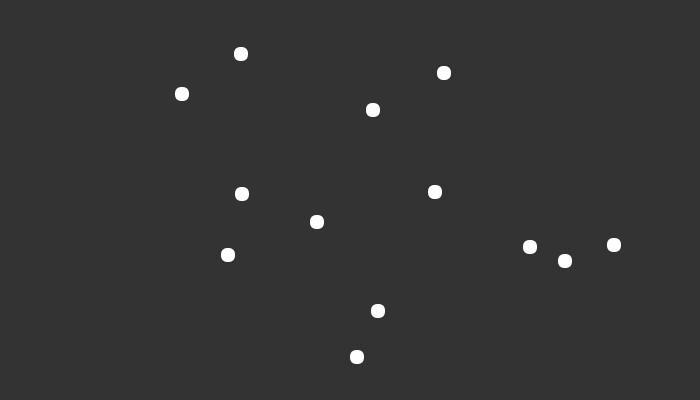
#> input picture data/train/hutago/seiza_20170909_130053.png, 700 x 400 px; its folder holds 3 pictures in this run
$ python seiza_makedata.py
#> lines starting #> are read from the running program, lines starting #| are printed output that depends on the picture
from PIL import Image
import os, glob
import numpy as np
import random, math

# 分類対象のカテゴリを選ぶ
root_dir = "./data/train/"
categories = [
    "ohituzi", "ousi", "hutago", "kani", "sisi", "otome",
    "tenbin", "sasori", "ite", "yagi", "mizugame", "uo"]
nb_classes = len(categories)
image_size = 50

# 画像データを読み込む
X = [] # 画像データ
Y = [] # ラベルデータ

def add_sample(cat, fname, is_train):
    img = Image.open(fname)
    img = img.convert("RGB") # カラーモードの変更
    img = img.resize((image_size, image_size)) # 画像サイズの変更
    data = np.asarray(img)
    X.append(data)
    Y.append(cat)
    if not is_train: return
    # 角度を変えたデータを追加
    # 少しずつ回転する
    for ang in range(-20, 20, 5):
        img2 = img.rotate(ang)
        data = np.asarray(img2)
        X.append(data)
        Y.append(cat)

def make_sample(files, is_train):
    global X, Y
    X = []; Y = []
    for cat, fname in files:
        add_sample(cat, fname, is_train)
    return np.array(X), np.array(Y)

# ディレクトリごとに分けられたファイルを収集する
allfiles = []
for idx, cat in enumerate(categories):
    image_dir = root_dir + "/" + cat
    files = glob.glob(image_dir + "/*")
    for f in files:
        allfiles.append((idx, f))
#> pass 2 of the loop `for idx, cat in enumerate(categories):`:

# シャッフルして学習データとテストデータに分ける
random.shuffle(allfiles)
th = math.floor(len(allfiles) * 0.6)
train = allfiles[0:th]
test  = allfiles[th:]
X_train, y_train = make_sample(train, True)
#> in add_sample, img is the input picture: PIL image 700x400 RGBA; mean R, G, B, A 52.5, 52.5, 52.5, 255
#> in add_sample, `img = img.resize((image_size, image_size))`:
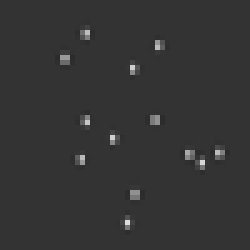
#> img: PIL image 50x50 RGB (shown 5 times larger); min 43, max 220, mean 52.5
#> the loop in add_sample, `for ang in range(-20, 20, 5):` made 8 passes
#> pass 1, in add_sample, `img2 = img.rotate(ang)`:
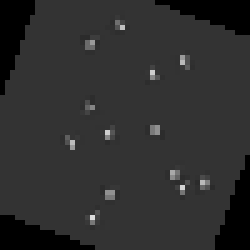
#> img2: PIL image 50x50 RGB (shown 5 times larger); min 0, max 220, mean 46.2
#> pass 2, in add_sample, `img2 = img.rotate(ang)`:
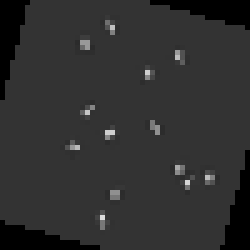
#> img2: PIL image 50x50 RGB (shown 5 times larger); min 0, max 220, mean 47.5
#> pass 3, in add_sample, `img2 = img.rotate(ang)`:
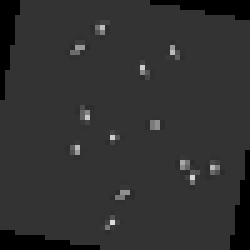
#> img2: PIL image 50x50 RGB (shown 5 times larger); min 0, max 220, mean 48.8
#> after the loop in add_sample, `for ang in range(-20, 20, 5):`: X = 9 items; Y = [2, 2, 2, 2, 2, 2, 2, 2, 2]
#> pass 2 of the loop in make_sample, `for cat, fname in files:`:
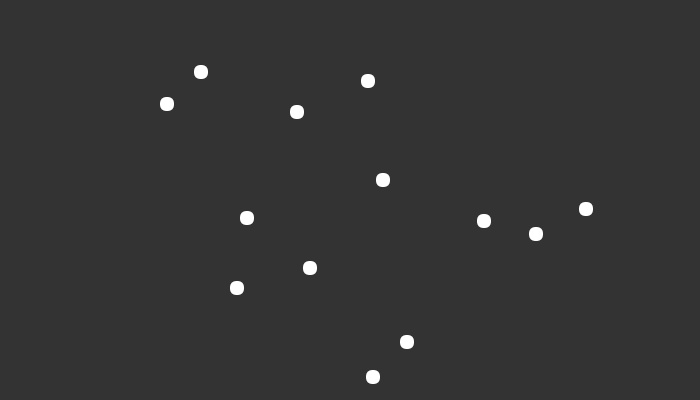
#> input picture data/train/hutago/seiza_20170909_130037.png, 700 x 400 px
#> in add_sample, img is the input picture: PIL image 700x400 RGBA; mean R, G, B, A 52.5, 52.5, 52.5, 255
#> after the loop in add_sample (call 2), `for ang in range(-20, 20, 5):`: X = 18 items; Y = [2, 2, 2, 2, 2, 2, 2, 2, 2, 2, 2, 2, 2, 2, 2, 2, 2, 2]
#> y_train = 18 values from 2 to 2
X_test, y_test = make_sample(test, False)
#> call 3 of add_sample, with cat = 2, is_train = False
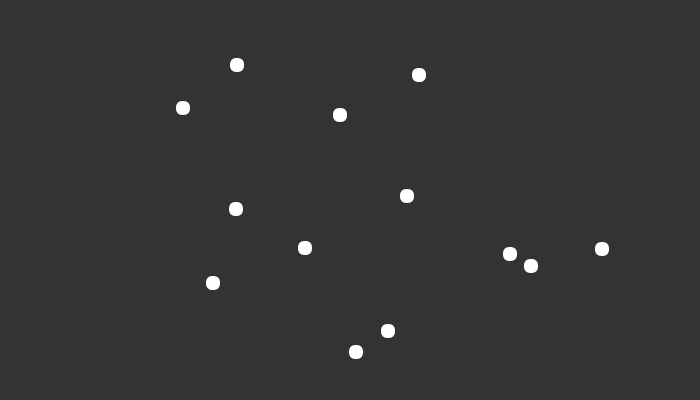
#> input picture data/train/hutago/seiza_20170909_130044.png, 700 x 400 px
#> in add_sample, img is the input picture: PIL image 700x400 RGBA; mean R, G, B, A 52.5, 52.5, 52.5, 255
#> in add_sample (call 3), `img = img.resize((image_size, image_size))`:
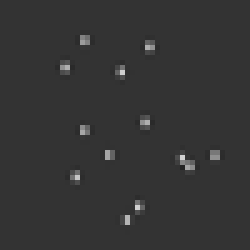
#> img: PIL image 50x50 RGB (shown 5 times larger); min 37, max 211, mean 52.5
#> pass 2 of the loop in make_sample, `for cat, fname in files:`:
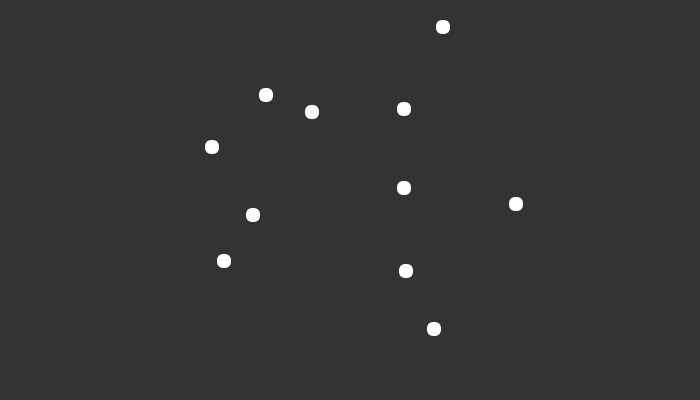
#> input picture data/train/ite/seiza_20170909_161826.png, 700 x 400 px
#> in add_sample, img is the input picture: PIL image 700x400 RGBA; mean R, G, B, A 52.3, 52.3, 52.3, 255
#> in add_sample (call 4), `img = img.resize((image_size, image_size))`:
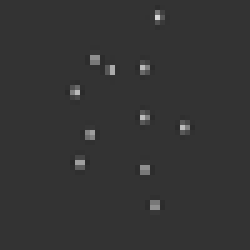
#> img: PIL image 50x50 RGB (shown 5 times larger); min 42, max 214, mean 52.3
#> y_test = [2, 8]
xy = (X_train, X_test, y_train, y_test)
#> (the run stopped early here; a loop or call above may not have finished)
